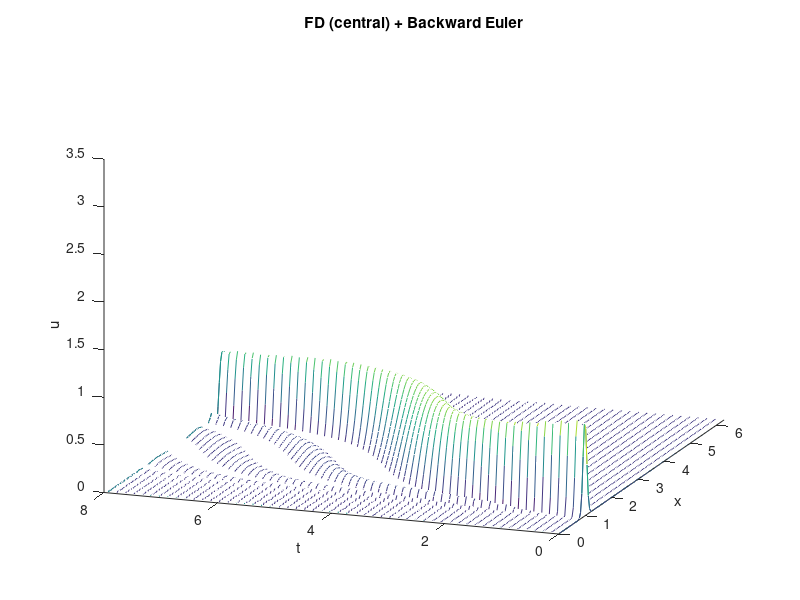

Here is the MATLAB script that generated this plot:
%% Variable-coefficient transport equation on a periodic grid

%solve u_t+c(x)u_x=0

%Grid and initial data 
N=128;
h=2*pi/N;
x=h*(1:N);
t=0;
dt=h/4;

c=0.2+sin(x-1).^2;
v=exp(-100*(x-1).^2);

%output parameters
tmax=8;
tplot=0.15;
%Adjust dt so that exactly 'plotgap' steps fit into each output interval
plotgap = round(tplot / dt);
dt      = tplot / plotgap;
nplots  = round(tmax / tplot);

%Storage for the solution snapshots
data = zeros(nplots+1, N);
data(1,:) = v.';
tdata = zeros(nplots+1, 1);
tdata(1) = 0;

%ensure column vectors display
x = x(:);
c = c(:);
v = v(:);

%construct finite difference differential matrix
e = ones(N,1);
Dfd = spdiags([-e e], [-1 1], N, N) / (2*h);

%Periodic wrap-around entries
Dfd(1,N) = -1/(2*h);
Dfd(N,1) =  1/(2*h);

%Backward Euler 
A = speye(N) + dt * spdiags(c,0,N,N) * Dfd;


[L,U,P,Q,R] = lu(A);


for i = 1:nplots
    for n = 1:plotgap
        t = t + dt;

        % solve A*v_new = v_old via sparse LU factors
        v = Q * (U \ (L \ (P * (R \ v))));
    end

    data(i+1,:) = v.';     
    tdata(i+1) = t;
end
figure;
waterfall(x, tdata, data);
axis([0,2*pi,0,tmax,0,3.5])
xlabel('x'); ylabel('t'); zlabel('u');
title('FD (central) + Backward Euler');
view(-70,20); grid off
